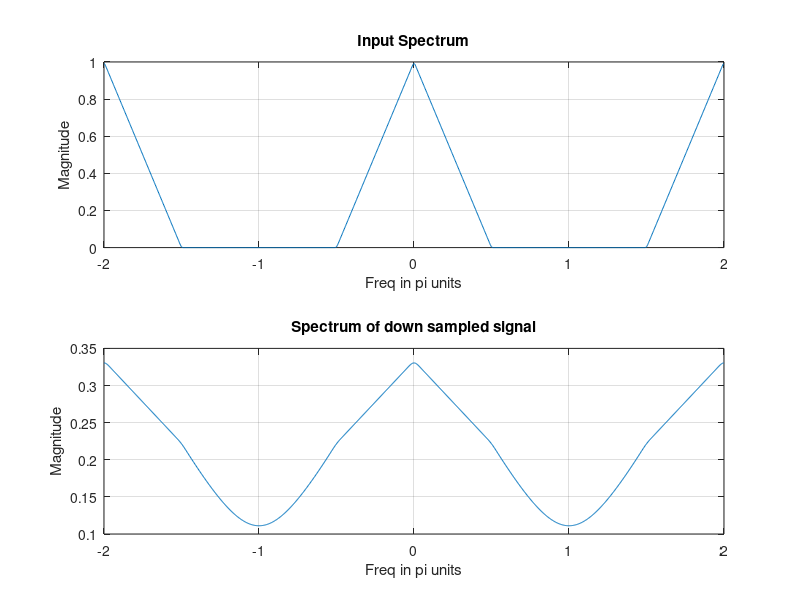

Reproduce this figure in MATLAB.
%  Effect of dowm sampling in frequency domain

clc;
clear all;
close all;

F = [0 0.5 1];
A = [1 0 0];

% Input sequence

x = fir2(256, F, A);
w = -2*pi:0.01:2*pi;
Xw = freqz(x, 1, w);

subplot(2,1,1);
plot(w/pi, abs(Xw)); grid

xlabel('Freq in pi units');
ylabel('Magnitude');
title('Input Spectrum');

% Down Sampled Sequemce
M = 3; y=x([1:M:length(x)]);
Yw = freqz(y,1,w);

subplot(2,1,2);
plot(w/pi, abs(Yw)); grid

xlabel('Freq in pi units');
ylabel('Magnitude');
title('Spectrum of down sampled signal');


